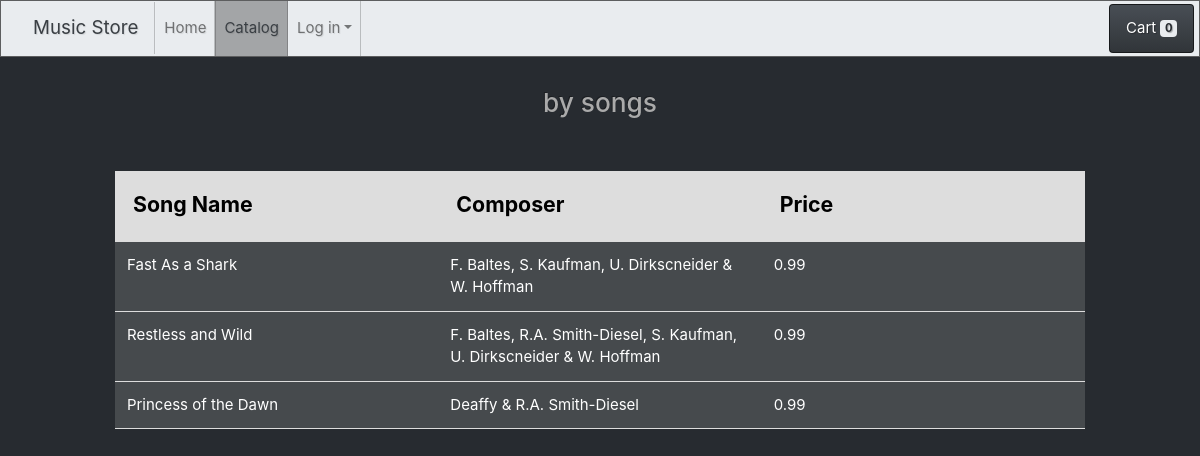
The app's page /track_list.php?AlbumId=3 with its own data.
### tables this page shows
CREATE TABLE `Track`
(
    `TrackId` INT NOT NULL,
    `Name` NVARCHAR(200) NOT NULL,
    `AlbumId` INT,
    `MediaTypeId` INT NOT NULL,
    `GenreId` INT,
    `Composer` NVARCHAR(220),
    `Milliseconds` INT NOT NULL,
    `Bytes` INT,
    `UnitPrice` NUMERIC(10,2) NOT NULL,
    CONSTRAINT `PK_Track` PRIMARY KEY  (`TrackId`)
);

### track_list.php (the view, shortened to what this page needs)
<!DOCTYPE HTML>
<html>
<head>
	<link href="css/bootstrap.min.css" rel="stylesheet">
    <link rel="stylesheet" type="text/css" href="css/employee_page.css">
</head>
<body>
<?php  require_once('DBConn.php');
?>
    <?php include("navbar.php"); ?>
    <a href="cart.php">
        <button type="button" class="btn btn-primary" id="cart">
            Cart <span class="badge badge-light"><?php
                if (isset($_SESSION['itemsInCart'])) {
                    echo sizeof($_SESSION['itemsInCart']);
                }  else {
                    echo '0';
                }
            ?></span>
        </button>
    </a>
	<div class="container-fluid">
    <div class="row" align="center">
        <div class=col-4>
        </div>
        <div class="col-4" align="center">
        	<?php
				echo '<h3>'.$_GET['AlbumName']." by ".$_GET['Artist']." songs</h3>";
			?>
        </div>
    </div>
	<div class="row" align="center">
	<div class="col-1">
    </div>
	<div class="col-10">
		<table class="table table-borderless" id="customers" align="Center">
            <div class = 'tableContent'>
				<thead>
						<tr class="table-active">
     					  <th>Song Name</th>
      					<th>Composer</th>
      					<th>Price</th>
     				</tr>
     				</thead>
                    <tbody>
                    <?php
                        mysqli_begin_transaction($conn);
                        $result = mysqli_query($conn, "SELECT Name, Composer, UnitPrice FROM Track WHERE AlbumId=".$_GET['AlbumId']);
                        while ($row = $result->fetch_assoc()) {
                            echo "<tr class='table-active'>";
                            echo "<td>".$row['Name']."</td>";
                            echo "<td>".$row['Composer']."</td>";
                            echo "<td>".$row['UnitPrice']."</td>";
                            echo "</tr>";
                        }
                    ?>
    				</tbody>
                </div>
		</table>
	</div>
	</div>
</body>
</html>

### css/employee_page.css (style rules this page uses)
table { table-layout: fixed; }
th { background-color: #ddd !important; border-bottom: 3px solid #ddd !important; padding: 1.5vw !important; font-size: 16pt; color: black; }
td { border-bottom: 1px solid #ddd !important; margin: 50px !important; width: 50%; transition: 0.2s; }
#cart { position: absolute; top: 0.5%; right: 0.5%; }

### records on screen
track: Name "Fast As a Shark", Composer "F. Baltes, S. Kaufman, U. Dirkscneider & W. Hoffman", UnitPrice "0.99"
track: Name "Restless and Wild", Composer "F. Baltes, R.A. Smith-Diesel, S. Kaufman, U. Dirkscneider & W. Hoffman", UnitPrice "0.99"
track: Name "Princess of the Dawn", Composer "Deaffy & R.A. Smith-Diesel", UnitPrice "0.99"
